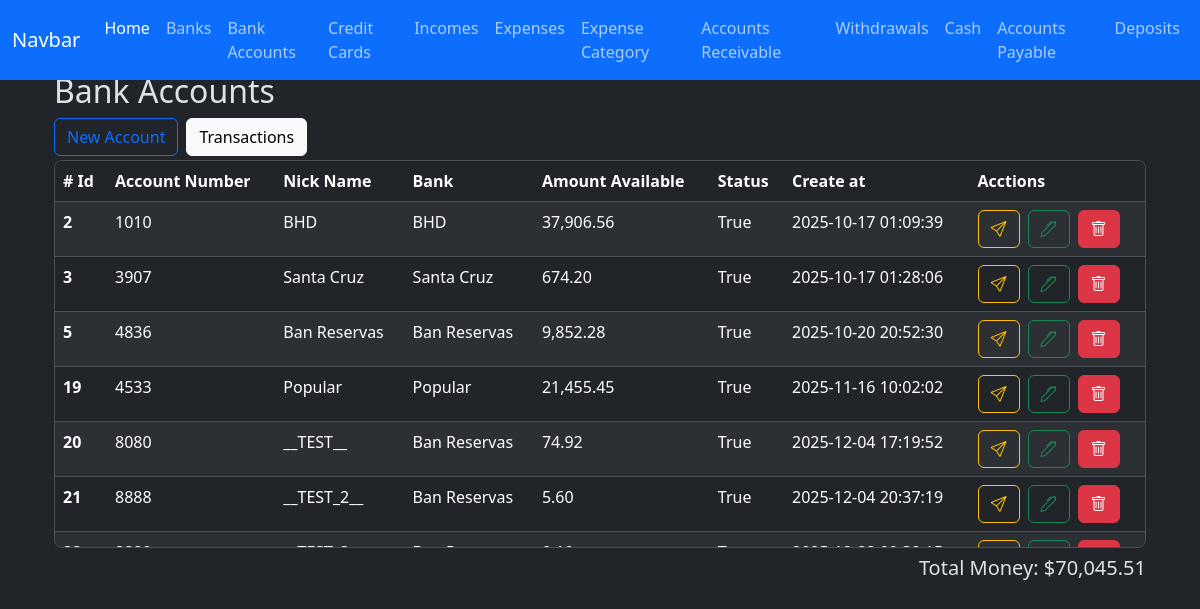
Page /bank_accounts/index on the earlier database version.
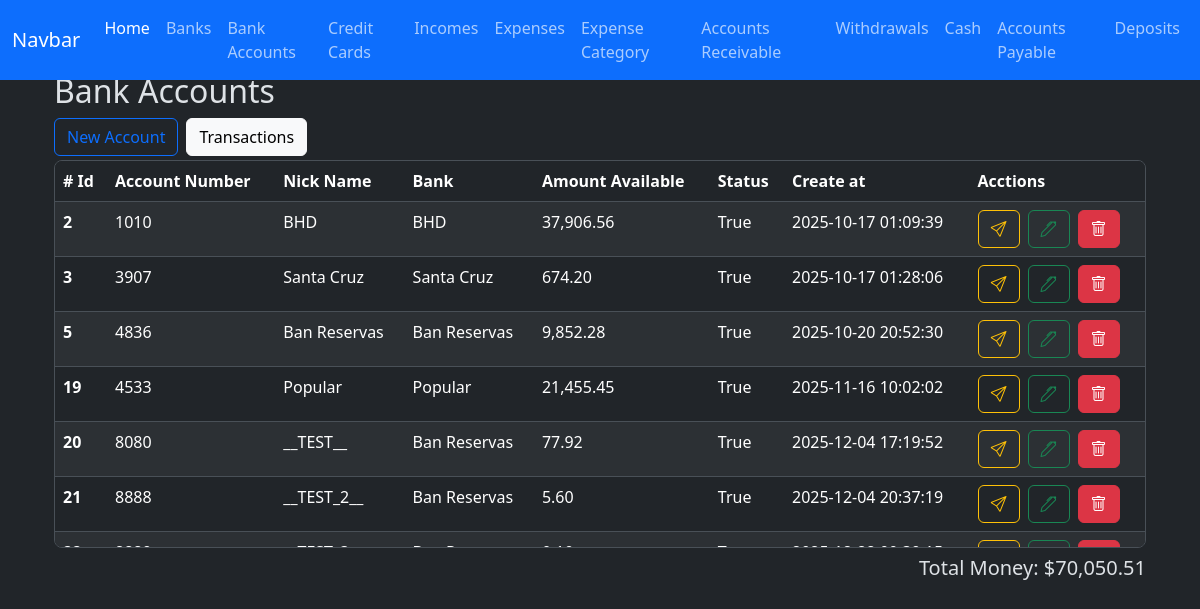
Same page on the later database version.
### app/models/bank_account.py (models this page shows)
class BankAccount(db.Model):
    __tablename__ = 'bank_accounts'
    id = db.Column(db.Integer, primary_key=True)
    nick_name = db.Column(db.String(120))
    amount_available = db.Column(db.Numeric(10, 2), nullable=False)
    is_active = db.Column(db.Boolean, default=True)
    account_number = db.Column(db.Integer, nullable=True)
    bank_id = db.Column(db.Integer, db.ForeignKey('banks.id'))
    created_at = db.Column(db.DateTime(timezone=True), server_default=func.now())
    updated_at = db.Column(db.DateTime(timezone=True), onupdate=func.now())
    bank = relationship('Bank', back_populates='bank_accounts')
    expenses = relationship('Expense', back_populates='bank_account', order_by='desc(Expense.created_at)')
    incomes = relationship('Income', back_populates='bank_account', order_by='desc(Income.created_at)')
    credit_card_payments = relationship('CreditCardPayment', back_populates='bank_account', order_by='desc(CreditCardPayment.created_at)')
    withdrawals = relationship('Withdrawal', back_populates='bank_account', order_by='desc(Withdrawal.created_at)')
    loans = relationship('Loan', back_populates='bank_account', order_by='desc(Loan.created_at)')
    loan_payments = relationship('LoanPayment', back_populates='bank_account', order_by='desc(LoanPayment.created_at)')
    debts = relationship('Debt', back_populates='bank_account', order_by='desc(Debt.created_at)')
    debt_payments = relationship('DebtPayment', back_populates='bank_account', order_by='desc(DebtPayment.created_at)')
    transaction_ledger = relationship('BankAccountTransactionsLedger', back_populates='bank_account')
    deposits = relationship('Deposit', back_populates='bank_account', order_by='desc(Deposit.created_at)')
    outgoing_transfers = relationship('BankTransfer', foreign_keys='BankTransfer.from_bank_account_id', back_populates='from_bank_account', order_by='desc(BankTransfer.created_at)')
    incoming_transfers = relationship('BankTransfer', foreign_keys='BankTransfer.to_bank_account_id', back_populates='to_bank_account', order_by='desc(BankTransfer.created_at)')

### app/models/bank.py (models this page shows)
class Bank(db.Model):
    __tablename__ = 'banks'
    id = db.Column(db.Integer, primary_key=True)
    name = db.Column(db.String(100), nullable=False)
    created_at = db.Column(db.DateTime(timezone=True), server_default=func.now())
    updated_at = db.Column(db.DateTime(timezone=True), onupdate=func.now())
    bank_accounts = relationship('BankAccount', back_populates='bank')
    credit_cards = relationship('CreditCard', back_populates='bank')

### app/routes/bank_account_routes.py (the view)
@bank_account_bp.route('/index', methods=['GET'])
def index():
    banks = Bank.query.all()
    bank_accounts = BankAccount.query.all()
    total_money = Decimal()
    for account in bank_accounts:
        total_money += account.amount_available
    total_money_formatted = f'{total_money:,.2f}'
    context = {
        'banks': banks,
        'bank_accounts': bank_accounts,
        'total_money': total_money_formatted,
        'len': len,
        'total_amount': total_amount,
        'format_amount': format_amount,
    }
    return render_template('bank_accounts/index.html', **context)

### app/utils/numeric_casting.py (called while the page is built)
def format_amount(value):
    try:
        return f'{value:,.2f}';
    except Exception as e:
        return None

### app/templates/bank_accounts/index.html (shortened to what this page needs)
{% extends 'layout.html' %}
{% block content %}
    <h2>Bank Accounts</h2>
    <div class="d-flex gap-2">
        <div class="">
            <button
                type="button"
                class="btn btn-outline-primary"
                data-bs-toggle="modal"
                data-bs-target="#create-bank-account"
            > New Account
            </button>
        </div>
        <div class="">
            <a
                href="{{ url_for('bank_transaction_ledger.index' ) }}"
                class="btn btn-light"
            > Transactions
            </a>
        </div>
    </div>
    <div class="table-responsive overflow-y-auto border rounded-3 mt-1" style="max-height: 388px;">
        <table class="table table-striped  table-hover">
            <thead class="sticky-top">
                <tr>
                    <th scope="col"># Id</th>
                    <th scope="col">Account Number</th>
                    <th scope="col">Nick Name</th>
                    <th scope="col">Bank</th>
                    <th scope="col">Amount Available</th>
                    <th scope="col">Status</th>
                    <th scope="col">Create at</th>
                    <th scope="col">Acctions</th>
                </tr>
            </thead>
            <tbody>
                {% for bank_account in bank_accounts %}
                <tr class="bank-row" data-bank-account-id = "{{ bank_account.id }}">
                    <th scope="row">{{ bank_account.id }}</th>
                    <td>{{ bank_account.account_number }}</td>
                    <td>{{ bank_account.nick_name }}</td>
                    <td>{{ bank_account.bank.name }}</td>
                    <td>{{ format_amount(bank_account.amount_available) }}</td>
                    <td>{{ bank_account.is_active }}</td>
                    <td>{{ bank_account.created_at }}</td>
                    <td>
                        <div class="d-flex gap-2">
                            <button
                                type="button"
                                class="btn btn-outline-warning"
                                data-bs-toggle="modal"
                                data-bs-target="#create-bank-transfer"
                                data-from-bank-account-id="{{ bank_account.id }}"
                                data-nick-name="{{ bank_account.nick_name }}"
                            >
                                <i class="bi bi-send"></i>
                            </button>
                            <button
                                type="button"
                                class="btn btn-outline-success"
                                data-bs-toggle="modal"
                                data-bs-target="#edit-bank-account"
                                data-bank-account-id="{{ bank_account.id }}"
                                data-account-number="{{ bank_account.account_number }}"
                                data-nick-name="{{ bank_account.nick_name }}"
                                data-amount-available="{{ bank_account.amount_available }}"
                                data-bank-id="{{ bank_account.bank.id }}"
                            >
                                <i class="bi bi-pen"></i>
                            </button>
                            <a href="{{ url_for('bank_account.delete', id=bank_account.id) }}" class="btn btn-danger"><i class="bi bi-trash"></i></a>
                        </div>
                    </td>
                </tr>
                {% endfor %}
            </tbody>
        </table>
    </div>
    <div class="col-sm d-flex flex-row-reverse mt-2">
        <h5>Total Money: ${{ total_money }}</h5>
    </div>
    <link href="https://cdn.jsdelivr.net/npm/@sweetalert2/theme-dark@5/dark.css" rel="stylesheet">
{% endblock %}

Differences in the rows shown:
changed BankAccount "__TEST__": amount_available "74.92" → "77.92"
Other differences:
{{ total_money }}: "70,045.51" → "70,050.51"
